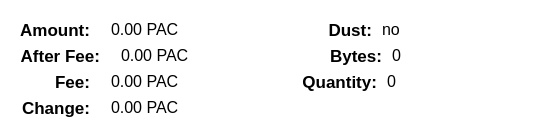
                   <widget class="QWidget" name="scrollAreaWidgetContents_6">
                    <property name="geometry">
                     <rect>
                      <x>0</x>
                      <y>0</y>
                      <width>540</width>
                      <height>126</height>
                     </rect>
                    </property>
                    <property name="styleSheet">
                     <string notr="true">background: transparent !important;</string>
                    </property>
                    <layout class="QVBoxLayout" name="verticalLayout_7">
                     <item>
                      <widget class="QWidget" name="containerWidget" native="true">
                       <property name="sizePolicy">
                        <sizepolicy hsizetype="Expanding" vsizetype="Expanding">
                         <horstretch>0</horstretch>
                         <verstretch>0</verstretch>
                        </sizepolicy>
                       </property>
                       <property name="styleSheet">
                        <string notr="true"/>
                       </property>
                       <layout class="QVBoxLayout" name="widgetCoinControl">
                        <item>
                         <layout class="QHBoxLayout" name="row2">
                          <item>
                           <widget class="QLabel" name="labelCoinControlAmountText">
                            <property name="sizePolicy">
                             <sizepolicy hsizetype="Fixed" vsizetype="Preferred">
                              <horstretch>0</horstretch>
                              <verstretch>0</verstretch>
                             </sizepolicy>
                            </property>
                            <property name="minimumSize">
                             <size>
                              <width>70</width>
                              <height>0</height>
                             </size>
                            </property>
                            <property name="font">
                             <font>
                              <pointsize>13</pointsize>
                              <weight>75</weight>
                              <bold>true</bold>
                              <underline>false</underline>
                             </font>
                            </property>
                            <property name="text">
                             <string>Amount:</string>
                            </property>
                            <property name="alignment">
                             <set>Qt::AlignRight|Qt::AlignTrailing|Qt::AlignVCenter</set>
                            </property>
                            <property name="margin">
                             <number>0</number>
                            </property>
                           </widget>
                          </item>
                          <item>
                           <widget class="QLabel" name="labelCoinControlAmount">
                            <property name="sizePolicy">
                             <sizepolicy hsizetype="Fixed" vsizetype="Preferred">
                              <horstretch>0</horstretch>
                              <verstretch>0</verstretch>
                             </sizepolicy>
                            </property>
                            <property name="minimumSize">
                             <size>
                              <width>200</width>
                              <height>0</height>
                             </size>
                            </property>
                            <property name="font">
                             <font>
                              <pointsize>12</pointsize>
                             </font>
                            </property>
                            <property name="cursor">
                             <cursorShape>IBeamCursor</cursorShape>
                            </property>
                            <property name="contextMenuPolicy">
                             <enum>Qt::ActionsContextMenu</enum>
                            </property>
                            <property name="text">
                             <string notr="true">0.00 PAC</string>
                            </property>
                            <property name="alignment">
                             <set>Qt::AlignLeading|Qt::AlignLeft|Qt::AlignVCenter</set>
                            </property>
                            <property name="indent">
                             <number>15</number>
                            </property>
                            <property name="textInteractionFlags">
                             <set>Qt::LinksAccessibleByMouse|Qt::TextSelectableByKeyboard|Qt::TextSelectableByMouse</set>
                            </property>
                           </widget>
                          </item>
                          <item>
                           <widget class="QLabel" name="labelCoinControlLowOutputText">
                            <property name="sizePolicy">
                             <sizepolicy hsizetype="Fixed" vsizetype="Preferred">
                              <horstretch>0</horstretch>
                              <verstretch>0</verstretch>
                             </sizepolicy>
                            </property>
                            <property name="minimumSize">
                             <size>
                              <width>70</width>
                              <height>0</height>
                             </size>
                            </property>
                            <property name="font">
                             <font>
                              <pointsize>13</pointsize>
                              <weight>75</weight>
                              <bold>true</bold>
                              <underline>false</underline>
                             </font>
                            </property>
                            <property name="text">
                             <string>Dust:</string>
                            </property>
                            <property name="alignment">
                             <set>Qt::AlignRight|Qt::AlignTrailing|Qt::AlignVCenter</set>
                            </property>
                           </widget>
                          </item>
                          <item>
                           <widget class="QLabel" name="labelCoinControlLowOutput">
                            <property name="sizePolicy">
                             <sizepolicy hsizetype="Expanding" vsizetype="Preferred">
                              <horstretch>0</horstretch>
                              <verstretch>0</verstretch>
                             </sizepolicy>
                            </property>
                            <property name="font">
                             <font>
                              <pointsize>12</pointsize>
                             </font>
                            </property>
                            <property name="cursor">
                             <cursorShape>IBeamCursor</cursorShape>
                            </property>
                            <property name="contextMenuPolicy">
                             <enum>Qt::ActionsContextMenu</enum>
                            </property>
                            <property name="text">
                             <string notr="true">no</string>
                            </property>
                            <property name="alignment">
                             <set>Qt::AlignLeading|Qt::AlignLeft|Qt::AlignVCenter</set>
                            </property>
                            <property name="indent">
                             <number>4</number>
                            </property>
                            <property name="textInteractionFlags">
                             <set>Qt::LinksAccessibleByMouse|Qt::TextSelectableByKeyboard|Qt::TextSelectableByMouse</set>
                            </property>
                           </widget>
                          </item>
                         </layout>
                        </item>
                        <item>
                         <layout class="QHBoxLayout" name="row1">
                          <property name="leftMargin">
                           <number>0</number>
                          </property>
                          <property name="topMargin">
                           <number>0</number>
                          </property>
                          <property name="rightMargin">
                           <number>0</number>
                          </property>
                          <property name="bottomMargin">
                           <number>0</number>
                          </property>
                          <item>
                           <widget class="QLabel" name="labelCoinControlAfterFeeText">
                            <property name="sizePolicy">
                             <sizepolicy hsizetype="Fixed" vsizetype="Preferred">
                              <horstretch>0</horstretch>
                              <verstretch>0</verstretch>
                             </sizepolicy>
                            </property>
                            <property name="minimumSize">
                             <size>
                              <width>70</width>
                              <height>0</height>
                             </size>
                            </property>
                            <property name="font">
                             <font>
                              <pointsize>13</pointsize>
                              <weight>75</weight>
                              <bold>true</bold>
                              <underline>false</underline>
                             </font>
                            </property>
                            <property name="text">
                             <string>After Fee:</string>
                            </property>
                            <property name="alignment">
                             <set>Qt::AlignRight|Qt::AlignTrailing|Qt::AlignVCenter</set>
                            </property>
                            <property name="margin">
                             <number>0</number>
                            </property>
                           </widget>
                          </item>
                          <item>
                           <widget class="QLabel" name="labelCoinControlAfterFee">
                            <property name="sizePolicy">
                             <sizepolicy hsizetype="Fixed" vsizetype="Preferred">
                              <horstretch>0</horstretch>
                              <verstretch>0</verstretch>
                             </sizepolicy>
                            </property>
                            <property name="minimumSize">
                             <size>
                              <width>200</width>
                              <height>0</height>
                             </size>
                            </property>
                            <property name="font">
                             <font>
                              <pointsize>12</pointsize>
                             </font>
                            </property>
                            <property name="cursor">
                             <cursorShape>IBeamCursor</cursorShape>
                            </property>
                            <property name="contextMenuPolicy">
                             <enum>Qt::ActionsContextMenu</enum>
                            </property>
                            <property name="text">
                             <string notr="true">0.00 PAC</string>
                            </property>
                            <property name="alignment">
                             <set>Qt::AlignLeading|Qt::AlignLeft|Qt::AlignVCenter</set>
                            </property>
                            <property name="indent">
                             <number>15</number>
                            </property>
                            <property name="textInteractionFlags">
                             <set>Qt::LinksAccessibleByMouse|Qt::TextSelectableByKeyboard|Qt::TextSelectableByMouse</set>
                            </property>
                           </widget>
                          </item>
                          <item>
                           <widget class="QLabel" name="labelCoinControlBytesText">
                            <property name="sizePolicy">
                             <sizepolicy hsizetype="Fixed" vsizetype="Preferred">
                              <horstretch>0</horstretch>
                              <verstretch>0</verstretch>
                             </sizepolicy>
                            </property>
                            <property name="minimumSize">
                             <size>
                              <width>70</width>
                              <height>0</height>
                             </size>
                            </property>
                            <property name="font">
                             <font>
                              <pointsize>13</pointsize>
                              <weight>75</weight>
                              <bold>true</bold>
                              <underline>false</underline>
                             </font>
                            </property>
                            <property name="text">
                             <string>Bytes:</string>
                            </property>
                            <property name="alignment">
                             <set>Qt::AlignRight|Qt::AlignTrailing|Qt::AlignVCenter</set>
                            </property>
                           </widget>
                          </item>
                          <item>
                           <widget class="QLabel" name="labelCoinControlBytes">
                            <property name="sizePolicy">
                             <sizepolicy hsizetype="Expanding" vsizetype="Preferred">
                              <horstretch>0</horstretch>
                              <verstretch>0</verstretch>
                             </sizepolicy>
                            </property>
                            <property name="font">
                             <font>
                              <pointsize>12</pointsize>
                             </font>
                            </property>
                            <property name="cursor">
                             <cursorShape>IBeamCursor</cursorShape>
                            </property>
                            <property name="contextMenuPolicy">
                             <enum>Qt::ActionsContextMenu</enum>
                            </property>
                            <property name="text">
                             <string notr="true">0</string>
                            </property>
                            <property name="alignment">
                             <set>Qt::AlignLeading|Qt::AlignLeft|Qt::AlignVCenter</set>
                            </property>
                            <property name="indent">
                             <number>4</number>
                            </property>
                            <property name="textInteractionFlags">
                             <set>Qt::LinksAccessibleByMouse|Qt::TextSelectableByKeyboard|Qt::TextSelectableByMouse</set>
                            </property>
                           </widget>
                          </item>
                         </layout>
                        </item>
                        <item>
                         <layout class="QHBoxLayout" name="row3">
                          <item>
                           <widget class="QLabel" name="labelCoinControlFeeText">
                            <property name="sizePolicy">
                             <sizepolicy hsizetype="Fixed" vsizetype="Preferred">
                              <horstretch>0</horstretch>
                              <verstretch>0</verstretch>
                             </sizepolicy>
                            </property>
                            <property name="minimumSize">
                             <size>
                              <width>70</width>
                              <height>0</height>
                             </size>
                            </property>
                            <property name="font">
                             <font>
                              <pointsize>13</pointsize>
                              <weight>75</weight>
                              <bold>true</bold>
                              <underline>false</underline>
                             </font>
                            </property>
                            <property name="text">
                             <string>Fee:</string>
                            </property>
                            <property name="alignment">
                             <set>Qt::AlignRight|Qt::AlignTrailing|Qt::AlignVCenter</set>
                            </property>
                            <property name="margin">
                             <number>0</number>
                            </property>
                           </widget>
                          </item>
                          <item>
                           <widget class="QLabel" name="labelCoinControlFee">
                            <property name="sizePolicy">
                             <sizepolicy hsizetype="Fixed" vsizetype="Preferred">
                              <horstretch>0</horstretch>
                              <verstretch>0</verstretch>
                             </sizepolicy>
                            </property>
                            <property name="minimumSize">
                             <size>
                              <width>200</width>
                              <height>0</height>
                             </size>
                            </property>
                            <property name="maximumSize">
                             <size>
                              <width>16777215</width>
                              <height>16777215</height>
                             </size>
                            </property>
                            <property name="font">
                             <font>
                              <pointsize>12</pointsize>
                             </font>
                            </property>
                            <property name="cursor">
                             <cursorShape>IBeamCursor</cursorShape>
                            </property>
                            <property name="contextMenuPolicy">
                             <enum>Qt::ActionsContextMenu</enum>
                            </property>
                            <property name="text">
                             <string notr="true">0.00 PAC</string>
                            </property>
                            <property name="alignment">
                             <set>Qt::AlignLeading|Qt::AlignLeft|Qt::AlignVCenter</set>
                            </property>
                            <property name="indent">
                             <number>15</number>
                            </property>
                            <property name="textInteractionFlags">
                             <set>Qt::LinksAccessibleByMouse|Qt::TextSelectableByKeyboard|Qt::TextSelectableByMouse</set>
                            </property>
                           </widget>
                          </item>
                          <item>
                           <widget class="QLabel" name="labelCoinControlQuantityText">
                            <property name="sizePolicy">
                             <sizepolicy hsizetype="Fixed" vsizetype="Preferred">
                              <horstretch>0</horstretch>
                              <verstretch>0</verstretch>
                             </sizepolicy>
                            </property>
                            <property name="minimumSize">
                             <size>
                              <width>70</width>
                              <height>0</height>
                             </size>
                            </property>
                            <property name="font">
                             <font>
                              <pointsize>13</pointsize>
                              <weight>75</weight>
                              <bold>true</bold>
                              <underline>false</underline>
                             </font>
                            </property>
                            <property name="text">
                             <string>Quantity:</string>
                            </property>
                            <property name="alignment">
                             <set>Qt::AlignRight|Qt::AlignTrailing|Qt::AlignVCenter</set>
                            </property>
                            <property name="margin">
                             <number>0</number>
                            </property>
                           </widget>
                          </item>
                          <item>
                           <widget class="QLabel" name="labelCoinControlQuantity">
                            <property name="sizePolicy">
                             <sizepolicy hsizetype="Expanding" vsizetype="Preferred">
                              <horstretch>0</horstretch>
                              <verstretch>0</verstretch>
                             </sizepolicy>
                            </property>
                            <property name="minimumSize">
                             <size>
                              <width>0</width>
                              <height>0</height>
                             </size>
                            </property>
                            <property name="font">
                             <font>
                              <pointsize>12</pointsize>
                             </font>
                            </property>
                            <property name="cursor">
                             <cursorShape>IBeamCursor</cursorShape>
                            </property>
                            <property name="contextMenuPolicy">
                             <enum>Qt::ActionsContextMenu</enum>
                            </property>
                            <property name="text">
                             <string notr="true">0</string>
                            </property>
                            <property name="alignment">
                             <set>Qt::AlignLeading|Qt::AlignLeft|Qt::AlignVCenter</set>
                            </property>
                            <property name="margin">
                             <number>0</number>
                            </property>
                            <property name="indent">
                             <number>4</number>
                            </property>
                            <property name="textInteractionFlags">
                             <set>Qt::LinksAccessibleByMouse|Qt::TextSelectableByKeyboard|Qt::TextSelectableByMouse</set>
                            </property>
                           </widget>
                          </item>
                         </layout>
                        </item>
                        <item>
                         <layout class="QHBoxLayout" name="row4">
                          <item>
                           <widget class="QLabel" name="labelCoinControlChangeText">
                            <property name="sizePolicy">
                             <sizepolicy hsizetype="Fixed" vsizetype="Preferred">
                              <horstretch>0</horstretch>
                              <verstretch>0</verstretch>
                             </sizepolicy>
                            </property>
                            <property name="minimumSize">
                             <size>
                              <width>70</width>
                              <height>0</height>
                             </size>
                            </property>
                            <property name="font">
                             <font>
                              <pointsize>13</pointsize>
                              <weight>75</weight>
                              <bold>true</bold>
                              <underline>false</underline>
                             </font>
                            </property>
                            <property name="text">
                             <string>Change:</string>
                            </property>
                            <property name="alignment">
                             <set>Qt::AlignRight|Qt::AlignTrailing|Qt::AlignVCenter</set>
                            </property>
                           </widget>
                          </item>
                          <item>
                           <widget class="QLabel" name="labelCoinControlChange">
                            <property name="sizePolicy">
                             <sizepolicy hsizetype="Expanding" vsizetype="Preferred">
                              <horstretch>0</horstretch>
                              <verstretch>0</verstretch>
                             </sizepolicy>
                            </property>
                            <property name="minimumSize">
                             <size>
                              <width>200</width>
                              <height>0</height>
                             </size>
                            </property>
                            <property name="font">
                             <font>
                              <pointsize>12</pointsize>
                             </font>
                            </property>
                            <property name="cursor">
                             <cursorShape>IBeamCursor</cursorShape>
                            </property>
                            <property name="contextMenuPolicy">
                             <enum>Qt::ActionsContextMenu</enum>
                            </property>
                            <property name="text">
                             <string notr="true">0.00 PAC</string>
                            </property>
                            <property name="alignment">
                             <set>Qt::AlignLeading|Qt::AlignLeft|Qt::AlignVCenter</set>
                            </property>
                            <property name="indent">
                             <number>15</number>
                            </property>
                            <property name="textInteractionFlags">
                             <set>Qt::LinksAccessibleByMouse|Qt::TextSelectableByKeyboard|Qt::TextSelectableByMouse</set>
                            </property>
                           </widget>
                          </item>
                         </layout>
                        </item>
                       </layout>
                      </widget>
                     </item>
                    </layout>
                   </widget>
